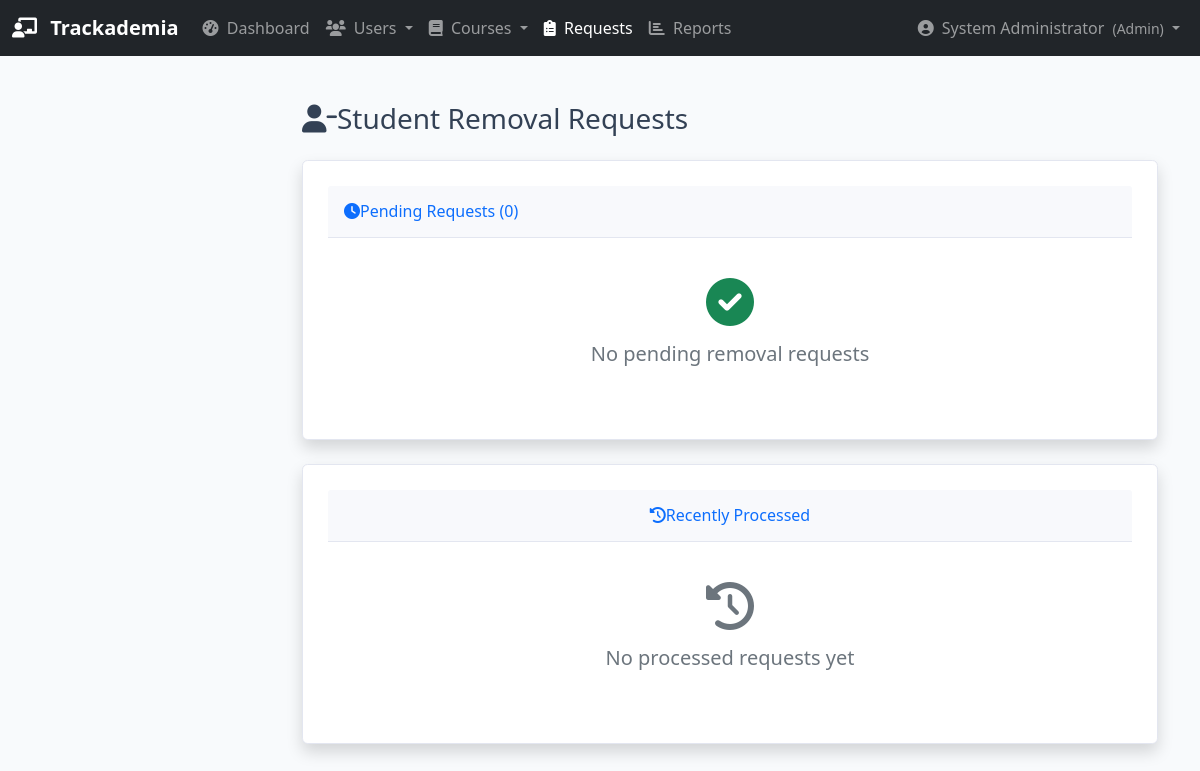
Page /admin/removal-requests (signed in) on the earlier database version.
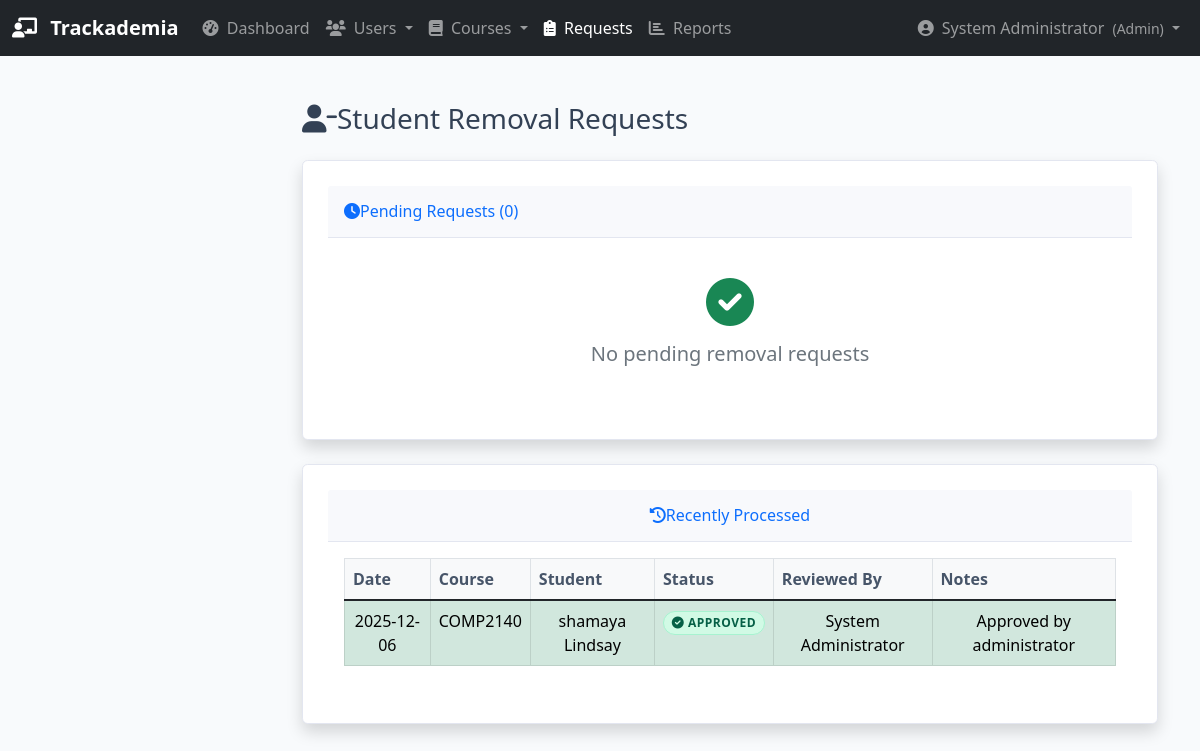
Same page on the later database version.
### database.py (models this page shows, shortened)
class User(db.Model):
    __tablename__ = 'users'
    id = db.Column(db.Integer, primary_key=True)
    username = db.Column(db.String(80), unique=True, nullable=False)
    password_hash = db.Column(db.String(200), nullable=False)
    name = db.Column(db.String(100), nullable=False)
    email = db.Column(db.String(120), unique=True, nullable=True)
    user_type = db.Column(db.String(20), nullable=False)  # 'admin', 'lecturer', or 'student'
    is_active = db.Column(db.Boolean, default=True)
    created_at = db.Column(db.DateTime, default=datetime.utcnow)

class RemovalRequest(db.Model):
    __tablename__ = 'removal_requests'
    id = db.Column(db.Integer, primary_key=True)
    student_id = db.Column(db.Integer, db.ForeignKey('students.id'), nullable=False)
    course_id = db.Column(db.Integer, db.ForeignKey('courses.id'), nullable=False)
    lecturer_id = db.Column(db.Integer, db.ForeignKey('lecturers.id'), nullable=False)
    reason = db.Column(db.Text, nullable=False)
    status = db.Column(db.String(20), default='pending')  # pending, approved, rejected
    created_at = db.Column(db.DateTime, default=datetime.utcnow)
    reviewed_by = db.Column(db.Integer, db.ForeignKey('admins.id'), nullable=True)
    reviewed_at = db.Column(db.DateTime, nullable=True)
    review_notes = db.Column(db.Text, nullable=True)
    student = db.relationship('Student')
    course = db.relationship('Course')
    lecturer = db.relationship('Lecturer')
    admin_reviewer = db.relationship('Admin', foreign_keys=[reviewed_by])

class Course(db.Model):
    __tablename__ = 'courses'
    id = db.Column(db.Integer, primary_key=True)
    name = db.Column(db.String(200), nullable=False)
    code = db.Column(db.String(50), unique=True)
    description = db.Column(db.Text, nullable=True)
    credits = db.Column(db.Integer, default=3)
    semester = db.Column(db.String(50))  # Fall 2024, Spring 2025, etc.
    max_capacity = db.Column(db.Integer, default=30)
    lecturer_id = db.Column(db.Integer, db.ForeignKey('lecturers.id'), nullable=False)
    is_active = db.Column(db.Boolean, default=True)
    created_at = db.Column(db.DateTime, default=datetime.utcnow)
    students = db.relationship('Student',
                              secondary=enrollments,
                              back_populates='courses')
    sessions = db.relationship('Session', backref='course', lazy=True)

### app.py (the view)
@app.route('/admin/removal-requests')
def admin_removal_requests():
    if flask_session.get('user_type') != 'admin':
        flash('Access denied. Admin privileges required.', 'error')
        return redirect(url_for('login'))
    all_requests = db.session.query(RemovalRequest).order_by(RemovalRequest.created_at.desc()).all()
    pending_requests = [r for r in all_requests if r.status == 'pending']
    recent_requests = [r for r in all_requests if r.status != 'pending'][:10]  # Last 10 processed
    return render_template('admin_removal_requests.html',
                         pending_requests=pending_requests,
                         recent_requests=recent_requests)

### app.py (called while the page is built)
@app.before_request
def require_login():
    allowed_routes = ['login', 'static']
    if request.endpoint not in allowed_routes and 'user_id' not in flask_session:
        return redirect(url_for('login'))

@app.context_processor
def inject_pending_requests():
    if flask_session.get('user_type') == 'admin':
        pending_count = db.session.query(RemovalRequest).filter_by(status='pending').count()
        return dict(pending_requests_count=pending_count)
    return dict(pending_requests_count=0)

### templates/admin_removal_requests.html (shortened to what the changed rows need)
{% extends "base.html" %}
{% block content %}
<div class="container-fluid">
    <div class="d-sm-flex align-items-center justify-content-between mb-4">
        <h1 class="h3 mb-0 text-gray-800">
            <i class="fas fa-user-minus mr-2"></i>Student Removal Requests
        </h1>
    </div>
    <div class="card shadow">
        <div class="card-body">
            {% if recent_requests %}
            <div class="table-responsive">
                <table class="table table-bordered" width="100%" cellspacing="0">
                    <thead>
                        <tr>
                            <th>Date</th>
                            <th>Course</th>
                            <th>Student</th>
                            <th>Status</th>
                            <th>Reviewed By</th>
                            <th>Notes</th>
                        </tr>
                    </thead>
                    <tbody>
                        {% for request in recent_requests %}
                        <tr class="{% if request.status == 'approved' %}table-success{% else %}table-danger{% endif %}">
                            <td>{{ request.reviewed_at.strftime('%Y-%m-%d') if request.reviewed_at else 'N/A' }}</td>
                            <td>{{ request.course.code }}</td>
                            <td>{{ request.student.user.name }}</td>
                            <td>
                                <span class="badge badge-{% if request.status == 'approved' %}success{% else %}danger{% endif %}">
                                    {% if request.status == 'approved' %}
                                    <i class="fas fa-check-circle"></i> Approved
                                    {% else %}
                                    <i class="fas fa-times-circle"></i> Rejected
                                    {% endif %}
                                </span>
                            </td>
                            <td>{{ request.admin_reviewer.user.name if request.admin_reviewer else 'N/A' }}</td>
                            <td>
                                {% if request.review_notes %}
                                {{ request.review_notes[:50] }}{% if request.review_notes|length > 50 %}...{% endif %}
                                {% else %}
                                <span class="text-muted">No notes</span>
                                {% endif %}
                            </td>
                        </tr>
                        {% endfor %}
                    </tbody>
                </table>
            </div>
            {% else %}
            <div class="text-center py-4">
                <i class="fas fa-history fa-3x text-muted mb-3"></i>
                <h5 class="text-muted">No processed requests yet</h5>
            </div>
            {% endif %}
        </div>
    </div>
</div>
{% endblock %}

### templates/base.html (shortened to what this page needs)
<!DOCTYPE html>
<html lang="en">
<head>
    <link href="https://cdn.jsdelivr.net/npm/bootstrap@5.1.3/dist/css/bootstrap.min.css" rel="stylesheet">
    <link rel="stylesheet" href="{{ url_for('static', filename='css/style.css') }}">
    <link rel="stylesheet" href="https://cdnjs.cloudflare.com/ajax/libs/font-awesome/6.0.0/css/all.min.css">
</head>
<body>
    <nav class="navbar navbar-expand-lg navbar-dark bg-dark">
        <div class="container-fluid">
            <a class="navbar-brand" href="{{ url_for('index') }}">
                <i class="fas fa-chalkboard-teacher me-2"></i>
                <strong>Trackademia</strong>
            </a>
            <div class="collapse navbar-collapse" id="navbarNav">
                <ul class="navbar-nav me-auto">
                    {% if 'user_id' in session %}
                        {% if session.user_type == 'admin' %}
                            <li class="nav-item">
                                <a class="nav-link {{ 'active' if request.endpoint == 'admin_dashboard' }}"
                                   href="{{ url_for('admin_dashboard') }}">
                                    <i class="fas fa-tachometer-alt me-1"></i> Dashboard
                                </a>
                            </li>
                            <li class="nav-item dropdown">
                                <a class="nav-link dropdown-toggle" href="#" id="usersDropdown" role="button"
                                   data-bs-toggle="dropdown">
                                    <i class="fas fa-users me-1"></i> Users
                                </a>
                            </li>
                            <li class="nav-item dropdown">
                                <a class="nav-link dropdown-toggle" href="#" id="coursesDropdown" role="button"
                                   data-bs-toggle="dropdown">
                                    <i class="fas fa-book me-1"></i> Courses
                                </a>
                            </li>
                            <li class="nav-item">
                                <a class="nav-link {{ 'active' if request.endpoint == 'admin_removal_requests' }}"
                                   href="{{ url_for('admin_removal_requests') }}">
                                    <i class="fas fa-clipboard-list me-1"></i> Requests
                                </a>
                            </li>
                            <li class="nav-item">
                                <a class="nav-link {{ 'active' if request.endpoint == 'admin_reports' }}"
                                   href="{{ url_for('admin_reports') }}">
                                    <i class="fas fa-chart-bar me-1"></i> Reports
                                </a>
                            </li>
                        {% endif %}
                    {% endif %}
                </ul>
                <ul class="navbar-nav ms-auto">
                    {% if 'user_id' in session %}
                        <li class="nav-item dropdown">
                            <a class="nav-link dropdown-toggle" href="#" id="userDropdown" role="button"
                               data-bs-toggle="dropdown">
                                <i class="fas fa-user-circle me-1"></i> {{ session.name }}
                                <small class="ms-1">({{ session.user_type|title }})</small>
                            </a>
                        </li>
                    {% else %}
                        <li class="nav-item">
                            <a class="nav-link" href="{{ url_for('login') }}">
                                <i class="fas fa-sign-in-alt me-1"></i> Login
                            </a>
                        </li>
                    {% endif %}
                </ul>
            </div>
        </div>
    </nav>
    <div class="main-content">
        {% block content %}{% endblock %}
    </div>
</body>
</html>

Differences in the rows shown:
now on this page (row edited): User: name "System Administrator"
added RemovalRequest: reviewed_at "2025-12-06", course.code "COMP2140", student.user.name "shamaya Lindsay", status "approved" (drawn), admin_reviewer.user "System Administrator", review_notes "Approved by administrator"
Other differences:
{{ session.name }}: "System Administrator" → (not shown)
text no longer shown: "No processed requests yet"
text now shown: "Date Course Student Status Reviewed By Notes"
